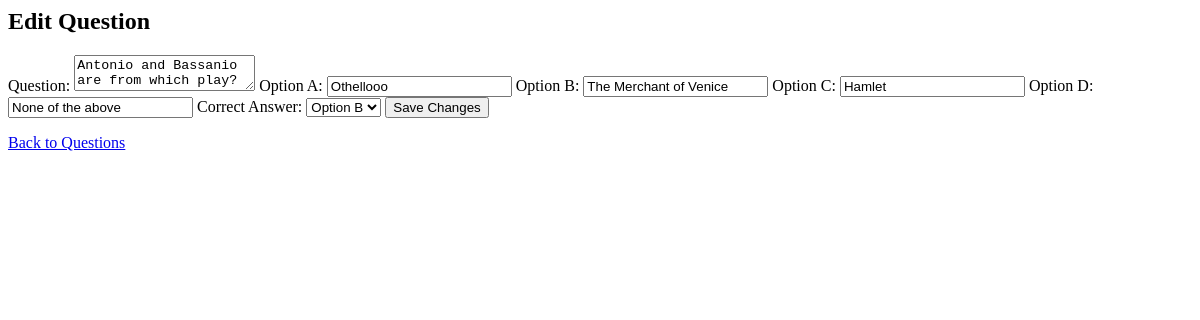
The page /edit_question/1 on the database as committed earlier.
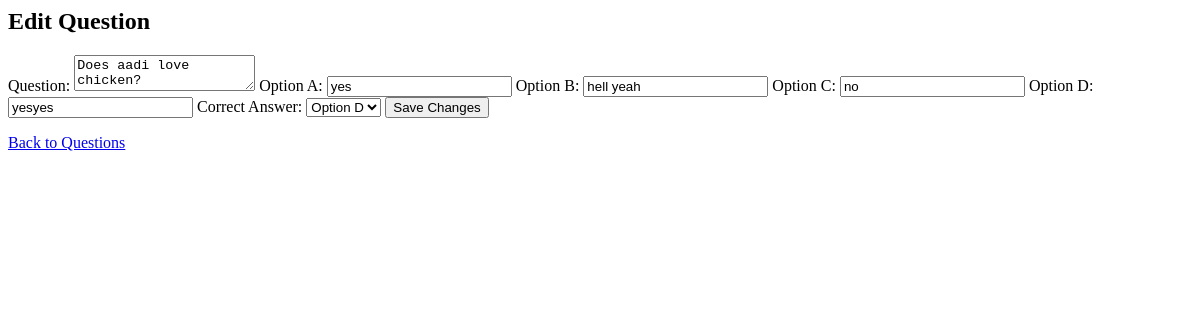
The same page on the database as committed later.
### models/models.py (models this page shows)
class Question(db.Model):
    id = db.Column(db.Integer, primary_key=True)
    quiz_id = db.Column(db.Integer, db.ForeignKey('quiz.id'), nullable=False)
    question_statement = db.Column(db.Text, nullable=False)
    optionA = db.Column(db.String(200))
    optionB = db.Column(db.String(200))
    optionC = db.Column(db.String(200))
    optionD = db.Column(db.String(200))
    correct_option = db.Column(db.String(200))

### app.py (the view, shortened to what this page needs)
@app.route('/edit_question/<int:question_id>', methods=['GET', 'POST'])
def edit_question(question_id):
    question = Question.query.get_or_404(question_id)  # Ensure question exists
    return render_template('edit_question.html', question=question)  # Return response in GET method

### templates/edit_question.html (shortened to what this page needs)
<h2>Edit Question</h2>
<form method="POST" action="{{ url_for('edit_question', question_id=question.id) }}">
    <label>Question:</label>
    <textarea name="question_text" required>{{ question.question_statement }}</textarea>
    <label>Option A:</label>
    <input type="text" name="optionA" value="{{ question.optionA }}" required>
    <label>Option B:</label>
    <input type="text" name="optionB" value="{{ question.optionB }}" required>
    <label>Option C:</label>
    <input type="text" name="optionC" value="{{ question.optionC }}" required>
    <label>Option D:</label>
    <input type="text" name="optionD" value="{{ question.optionD }}" required>
    <label>Correct Answer:</label>
    <select name="correct_option" required>
        <option value="B" {% if question.correct_option == 'B' %}selected{% endif %}>Option B</option>
        <option value="D" {% if question.correct_option == 'D' %}selected{% endif %}>Option D</option>
    </select>
    <button type="submit">Save Changes</button>
</form>
<a href="{{ url_for('manage_questions') }}">Back to Questions</a>

Rows that differ between the two databases and show on the page:
changed Question: question_text "Antonio and Bassanio are from which play?" → "Does aadi love chicken?"; optionA "Othellooo" → "yes"; optionB "The Merchant of Venice" → "hell yeah"; optionC "Hamlet" → "no"; optionD "None of the above" → "yesyes"; correct_option "Option B" → "Option D"
